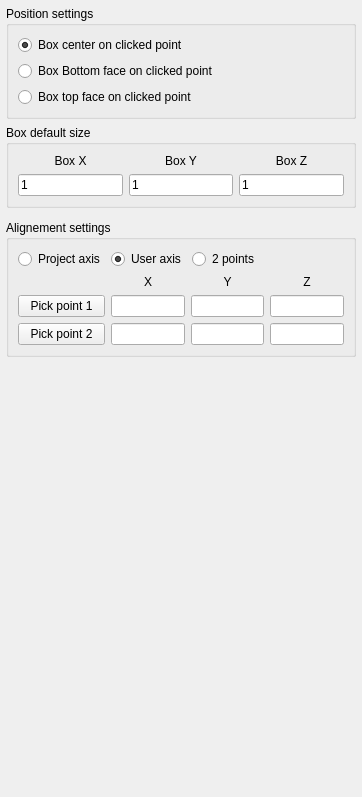
<?xml version="1.0" encoding="UTF-8"?>
<ui version="4.0">
 <class>PropertyClippingSettings</class>
 <widget class="QWidget" name="PropertyClippingSettings">
  <property name="geometry">
   <rect>
    <x>0</x>
    <y>0</y>
    <width>362</width>
    <height>797</height>
   </rect>
  </property>
  <property name="sizePolicy">
   <sizepolicy hsizetype="Preferred" vsizetype="Preferred">
    <horstretch>0</horstretch>
    <verstretch>0</verstretch>
   </sizepolicy>
  </property>
  <property name="maximumSize">
   <size>
    <width>600</width>
    <height>16777215</height>
   </size>
  </property>
  <property name="windowTitle">
   <string>Form</string>
  </property>
  <layout class="QGridLayout" name="gridLayout_6">
   <property name="leftMargin">
    <number>6</number>
   </property>
   <property name="topMargin">
    <number>6</number>
   </property>
   <property name="rightMargin">
    <number>6</number>
   </property>
   <property name="bottomMargin">
    <number>6</number>
   </property>
   <item row="6" column="0">
    <spacer name="verticalSpacer">
     <property name="orientation">
      <enum>Qt::Vertical</enum>
     </property>
     <property name="sizeHint" stdset="0">
      <size>
       <width>0</width>
       <height>0</height>
      </size>
     </property>
    </spacer>
   </item>
   <item row="2" column="0">
    <widget class="QGroupBox" name="boxSizeGroupBox">
     <property name="title">
      <string>Box default size</string>
     </property>
     <layout class="QHBoxLayout" name="horizontalLayout">
      <item>
       <layout class="QHBoxLayout" name="SizeLayout">
        <item>
         <layout class="QVBoxLayout" name="XLayout">
          <item>
           <widget class="QLabel" name="XLabel">
            <property name="text">
             <string>Box X</string>
            </property>
            <property name="alignment">
             <set>Qt::AlignCenter</set>
            </property>
           </widget>
          </item>
          <item>
           <widget class="QDoubleEdit" name="XInfield">
            <property name="enabled">
             <bool>true</bool>
            </property>
            <property name="text">
             <string>1</string>
            </property>
            <property name="frame">
             <bool>true</bool>
            </property>
            <property name="readOnly">
             <bool>false</bool>
            </property>
           </widget>
          </item>
         </layout>
        </item>
        <item>
         <layout class="QVBoxLayout" name="YLayout">
          <item>
           <widget class="QLabel" name="YLabel">
            <property name="text">
             <string>Box Y</string>
            </property>
            <property name="alignment">
             <set>Qt::AlignCenter</set>
            </property>
           </widget>
          </item>
          <item>
           <widget class="QDoubleEdit" name="YInfield">
            <property name="enabled">
             <bool>true</bool>
            </property>
            <property name="text">
             <string>1</string>
            </property>
            <property name="frame">
             <bool>true</bool>
            </property>
            <property name="readOnly">
             <bool>false</bool>
            </property>
           </widget>
          </item>
         </layout>
        </item>
        <item>
         <layout class="QVBoxLayout" name="ZLayout">
          <item>
           <widget class="QLabel" name="ZLabel">
            <property name="text">
             <string>Box Z</string>
            </property>
            <property name="alignment">
             <set>Qt::AlignCenter</set>
            </property>
           </widget>
          </item>
          <item>
           <widget class="QDoubleEdit" name="ZInfield">
            <property name="enabled">
             <bool>true</bool>
            </property>
            <property name="text">
             <string>1</string>
            </property>
            <property name="frame">
             <bool>true</bool>
            </property>
            <property name="readOnly">
             <bool>false</bool>
            </property>
           </widget>
          </item>
         </layout>
        </item>
       </layout>
      </item>
     </layout>
    </widget>
   </item>
   <item row="3" column="0">
    <widget class="PropertyDuplicationSettings" name="duplicationWidget" native="true"/>
   </item>
   <item row="0" column="0" rowspan="2">
    <widget class="QGroupBox" name="positionSettingsGroupBox">
     <property name="title">
      <string>Position settings</string>
     </property>
     <layout class="QGridLayout" name="gridLayout_4">
      <item row="2" column="0">
       <widget class="QRadioButton" name="TopFaceRadio">
        <property name="layoutDirection">
         <enum>Qt::LeftToRight</enum>
        </property>
        <property name="text">
         <string>Box top face on clicked point</string>
        </property>
       </widget>
      </item>
      <item row="0" column="0">
       <widget class="QRadioButton" name="CenterRadio">
        <property name="layoutDirection">
         <enum>Qt::LeftToRight</enum>
        </property>
        <property name="text">
         <string>Box center on clicked point</string>
        </property>
        <property name="checked">
         <bool>true</bool>
        </property>
        <property name="autoExclusive">
         <bool>true</bool>
        </property>
       </widget>
      </item>
      <item row="1" column="0">
       <widget class="QRadioButton" name="BottomFaceRadio">
        <property name="layoutDirection">
         <enum>Qt::LeftToRight</enum>
        </property>
        <property name="text">
         <string>Box Bottom face on clicked point</string>
        </property>
       </widget>
      </item>
     </layout>
    </widget>
   </item>
   <item row="5" column="0">
    <widget class="QGroupBox" name="alignementSettingsGroupBox">
     <property name="title">
      <string>Alignement settings</string>
     </property>
     <layout class="QGridLayout" name="gridLayout_2">
      <item row="4" column="2" colspan="3">
       <layout class="QHBoxLayout" name="SizeLayout_5">
        <item>
         <layout class="QVBoxLayout" name="XLayout_5">
          <item>
           <widget class="QDoubleEdit" name="XP2">
            <property name="enabled">
             <bool>true</bool>
            </property>
            <property name="text">
             <string/>
            </property>
            <property name="frame">
             <bool>true</bool>
            </property>
            <property name="readOnly">
             <bool>true</bool>
            </property>
           </widget>
          </item>
         </layout>
        </item>
        <item>
         <layout class="QVBoxLayout" name="YLayout_5">
          <item>
           <widget class="QDoubleEdit" name="YP2">
            <property name="enabled">
             <bool>true</bool>
            </property>
            <property name="text">
             <string/>
            </property>
            <property name="frame">
             <bool>true</bool>
            </property>
            <property name="readOnly">
             <bool>true</bool>
            </property>
           </widget>
          </item>
         </layout>
        </item>
        <item>
         <layout class="QVBoxLayout" name="ZLayout_5">
          <item>
           <widget class="QDoubleEdit" name="ZP2">
            <property name="enabled">
             <bool>true</bool>
            </property>
            <property name="text">
             <string/>
            </property>
            <property name="frame">
             <bool>true</bool>
            </property>
            <property name="readOnly">
             <bool>true</bool>
            </property>
           </widget>
          </item>
         </layout>
        </item>
       </layout>
      </item>
      <item row="4" column="0">
       <widget class="QPushButton" name="point2Button">
        <property name="text">
         <string>Pick point 2</string>
        </property>
       </widget>
      </item>
      <item row="2" column="2" rowspan="2" colspan="3">
       <layout class="QHBoxLayout" name="SizeLayout_4">
        <item>
         <layout class="QVBoxLayout" name="XLayout_4">
          <item>
           <widget class="QLabel" name="XLabel_4">
            <property name="text">
             <string>X</string>
            </property>
            <property name="alignment">
             <set>Qt::AlignCenter</set>
            </property>
           </widget>
          </item>
          <item>
           <widget class="QDoubleEdit" name="XP1">
            <property name="enabled">
             <bool>true</bool>
            </property>
            <property name="text">
             <string/>
            </property>
            <property name="frame">
             <bool>true</bool>
            </property>
            <property name="readOnly">
             <bool>true</bool>
            </property>
           </widget>
          </item>
         </layout>
        </item>
        <item>
         <layout class="QVBoxLayout" name="YLayout_4">
          <item>
           <widget class="QLabel" name="YLabel_4">
            <property name="text">
             <string>Y</string>
            </property>
            <property name="alignment">
             <set>Qt::AlignCenter</set>
            </property>
           </widget>
          </item>
          <item>
           <widget class="QDoubleEdit" name="YP1">
            <property name="enabled">
             <bool>true</bool>
            </property>
            <property name="text">
             <string/>
            </property>
            <property name="frame">
             <bool>true</bool>
            </property>
            <property name="readOnly">
             <bool>true</bool>
            </property>
           </widget>
          </item>
         </layout>
        </item>
        <item>
         <layout class="QVBoxLayout" name="ZLayout_4">
          <item>
           <widget class="QLabel" name="ZLabel_4">
            <property name="text">
             <string>Z</string>
            </property>
            <property name="alignment">
             <set>Qt::AlignCenter</set>
            </property>
           </widget>
          </item>
          <item>
           <widget class="QDoubleEdit" name="ZP1">
            <property name="enabled">
             <bool>true</bool>
            </property>
            <property name="text">
             <string/>
            </property>
            <property name="frame">
             <bool>true</bool>
            </property>
            <property name="readOnly">
             <bool>true</bool>
            </property>
           </widget>
          </item>
         </layout>
        </item>
       </layout>
      </item>
      <item row="0" column="2">
       <widget class="QRadioButton" name="userRadioButton">
        <property name="text">
         <string>User axis</string>
        </property>
        <property name="checked">
         <bool>true</bool>
        </property>
       </widget>
      </item>
      <item row="3" column="0">
       <widget class="QPushButton" name="point1Button">
        <property name="text">
         <string>Pick point 1</string>
        </property>
       </widget>
      </item>
      <item row="0" column="3">
       <widget class="QRadioButton" name="pointsRadioButton">
        <property name="text">
         <string>2 points</string>
        </property>
        <property name="autoExclusive">
         <bool>true</bool>
        </property>
       </widget>
      </item>
      <item row="0" column="0">
       <widget class="QRadioButton" name="projectAxisRadioButton">
        <property name="text">
         <string>Project axis</string>
        </property>
        <property name="checked">
         <bool>false</bool>
        </property>
        <property name="autoExclusive">
         <bool>true</bool>
        </property>
       </widget>
      </item>
     </layout>
    </widget>
   </item>
  </layout>
 </widget>
 <customwidgets>
  <customwidget>
   <class>QDoubleEdit</class>
   <extends>QLineEdit</extends>
   <header>qdoubleedit.h</header>
  </customwidget>
  <customwidget>
   <class>PropertyDuplicationSettings</class>
   <extends>QWidget</extends>
   <header>propertyduplicationsettings.h</header>
   <container>1</container>
  </customwidget>
 </customwidgets>
 <tabstops>
  <tabstop>CenterRadio</tabstop>
  <tabstop>BottomFaceRadio</tabstop>
  <tabstop>TopFaceRadio</tabstop>
  <tabstop>XInfield</tabstop>
  <tabstop>YInfield</tabstop>
  <tabstop>ZInfield</tabstop>
  <tabstop>projectAxisRadioButton</tabstop>
  <tabstop>userRadioButton</tabstop>
  <tabstop>pointsRadioButton</tabstop>
  <tabstop>point1Button</tabstop>
  <tabstop>XP1</tabstop>
  <tabstop>YP1</tabstop>
  <tabstop>ZP1</tabstop>
  <tabstop>point2Button</tabstop>
  <tabstop>XP2</tabstop>
  <tabstop>YP2</tabstop>
  <tabstop>ZP2</tabstop>
 </tabstops>
 <resources>
  <include location="../../../openscantools.qrc"/>
 </resources>
 <connections/>
</ui>
